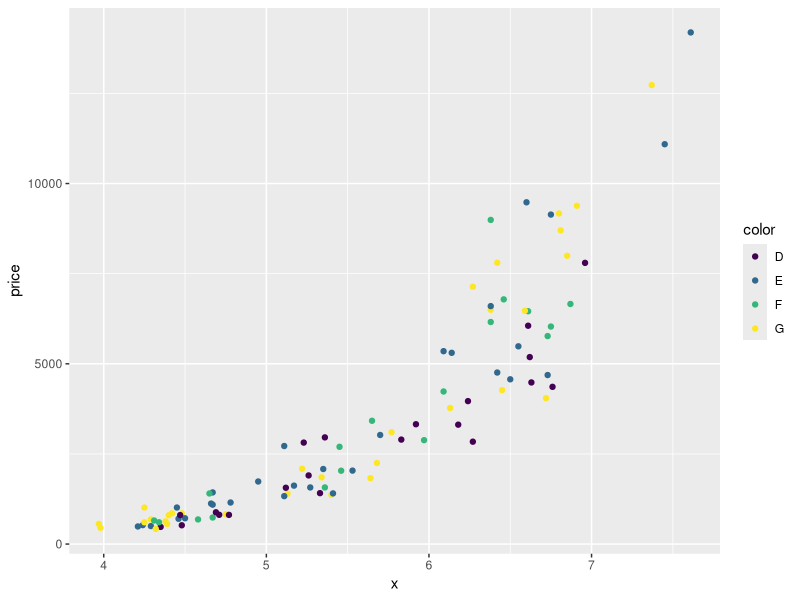

This figure's R source:
## ---- chunk 1
# Installation
install.packages("tidyverse")
## ---- chunk 2
library(tidyverse)
## ---- chunk 3
data <- ggplot2::diamonds
## ---- chunk 4
help(diamonds)
str(data)
data <- data %>% filter(color == c("D","E","F","G"))
data <- sample_n(data, size = 100)
## ---- chunk 5
ggplot(data, aes( x = x, y = price, color = color)) + 
  geom_point() 
